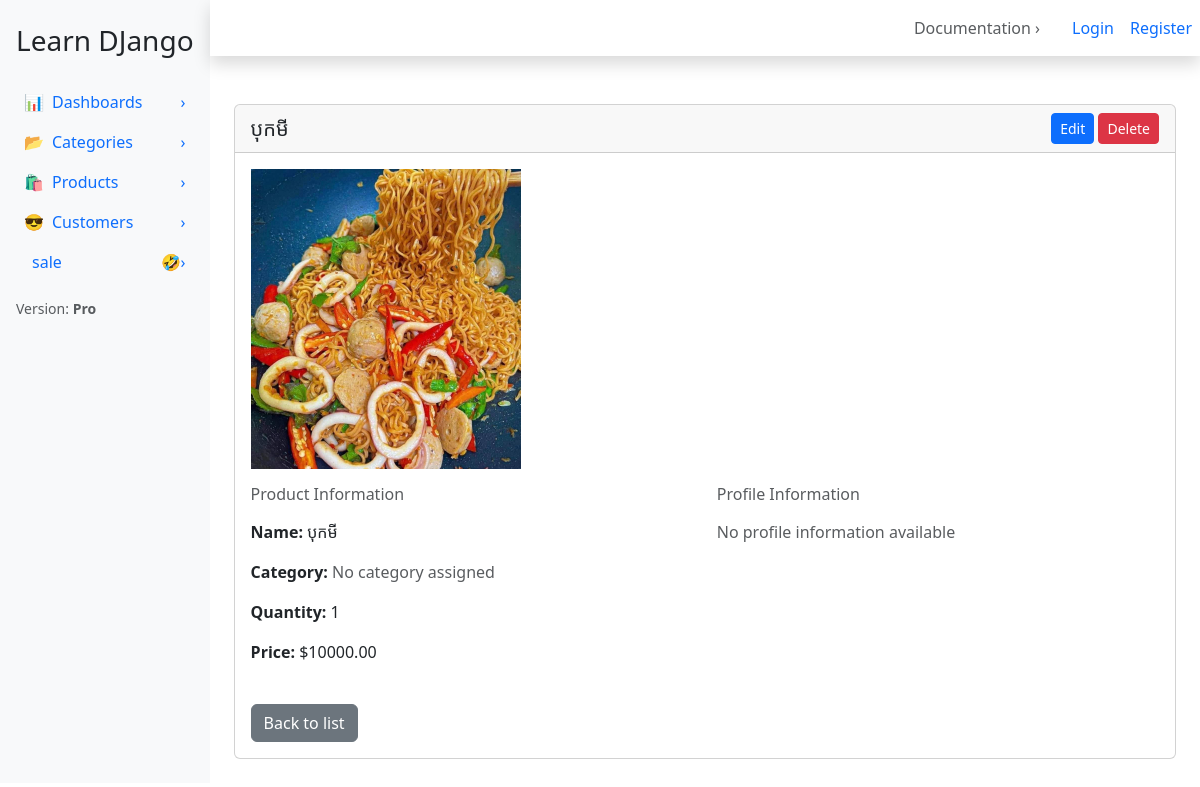
/product/1/, run on an earlier commit of the app's database.
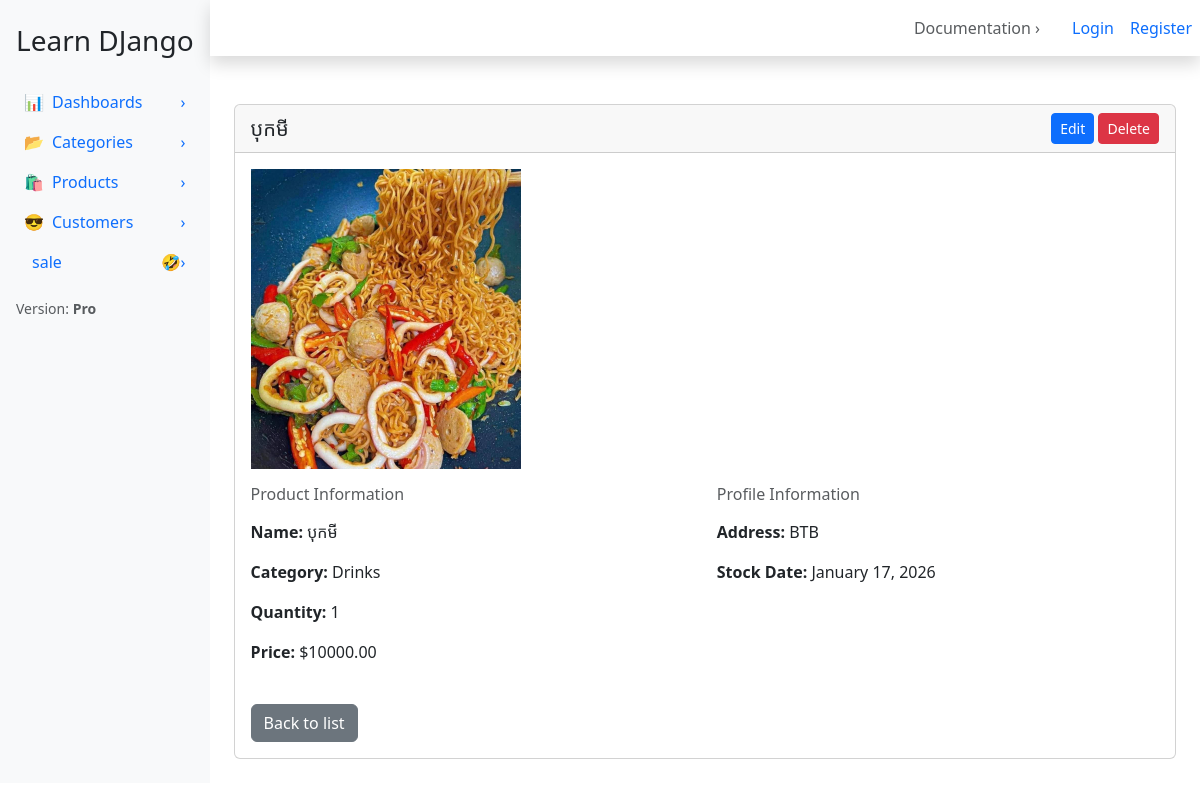
And on a later commit of the database.
### apps/product/models.py (models this page shows, shortened)
class Product(models.Model):
    name = models.CharField(max_length=200)
    photo = models.ImageField(upload_to='products_photo/', blank=True, null=True)
    quantity = models.PositiveIntegerField(default=0)
    price = models.DecimalField(max_digits=10, decimal_places=2, default=0)
    category = models.ForeignKey(
        Category,
        on_delete=models.CASCADE,
        related_name='products',
        blank=True,
        null=True
    )

class ProductProfile(models.Model):
    product = models.OneToOneField(
        Product,
        on_delete=models.CASCADE,
        related_name='product_profile'
    )
    address = models.TextField(blank=True, null=True)
    stock_date = models.DateField(blank=True, null=True)

### apps/category/models.py (models this page shows, shortened)
class Category(models.Model):
    name = models.CharField(max_length=100)
    description = models.TextField(blank=True)

### apps/product/views.py (the view)
# urls.py: path('<int:pk>/', ProductDetailView.as_view(), name='product_detail'),
class ProductDetailView(DetailView):
    model = Product
    template_name = 'product/detail_product.html'
    context_object_name = 'product'

### apps/product/templates/product/detail_product.html
{% extends 'base.html' %}
{% block content %}
<div class="card">
  <div class="card-header d-flex justify-content-between align-items-center">
    <h5 class="mb-0">{{ product.name }}</h5>
    <div>
      <a href="{% url 'list_product:product_edit' product.pk %}" class="btn btn-sm btn-primary">Edit</a>
      <a href="{% url 'list_product:product_delete' product.pk %}" class="btn btn-sm btn-danger">Delete</a>
    </div>
  </div>
  <div class="card-body">
    {% if product.photo %}
      <img src="{{ product.photo.url }}" class="img-fluid mb-3" alt="{{ product.name }}" style="max-height: 300px; object-fit: contain;">
    {% endif %}
    <div class="row">
      <div class="col-md-6">
        <h6 class="text-muted mb-3">Product Information</h6>
        <p><strong>Name:</strong> {{ product.name }}</p>
        <p><strong>Category:</strong>
          {% if product.category %}
            {{ product.category.name }}
          {% else %}
            <span class="text-muted">No category assigned</span>
          {% endif %}
        </p>
        <p><strong>Quantity:</strong> {{ product.quantity }}</p>
        <p><strong>Price:</strong> ${{ product.price }}</p>
      </div>
      <div class="col-md-6">
        <h6 class="text-muted mb-3">Profile Information</h6>
        {% if product.product_profile %}
          <p><strong>Address:</strong>
            {% if product.product_profile.address %}
              {{ product.product_profile.address }}
            {% else %}
              <span class="text-muted">Not provided</span>
            {% endif %}
          </p>
          <p><strong>Stock Date:</strong>
            {% if product.product_profile.stock_date %}
              {{ product.product_profile.stock_date|date:"F d, Y" }}
            {% else %}
              <span class="text-muted">Not provided</span>
            {% endif %}
          </p>
        {% else %}
          <p class="text-muted">No profile information available</p>
        {% endif %}
      </div>
    </div>
    <div class="mt-4">
      <a href="{% url 'list_product:product_list' %}" class="btn btn-secondary">Back to list</a>
    </div>
  </div>
</div>
{% endblock %}

What changed in the data, as far as the page shows it:
changed Product "បុកមី": category.name (not shown) → "Drinks"; product_profile.address (not shown) → "BTB"; product_profile.stock_date (not shown) → "January 17, 2026"; category_id empty → 1 (drawn)
Also different on the page:
text no longer shown: "No category assigned No profile information available"
text now shown: "Address: Stock Date:"
